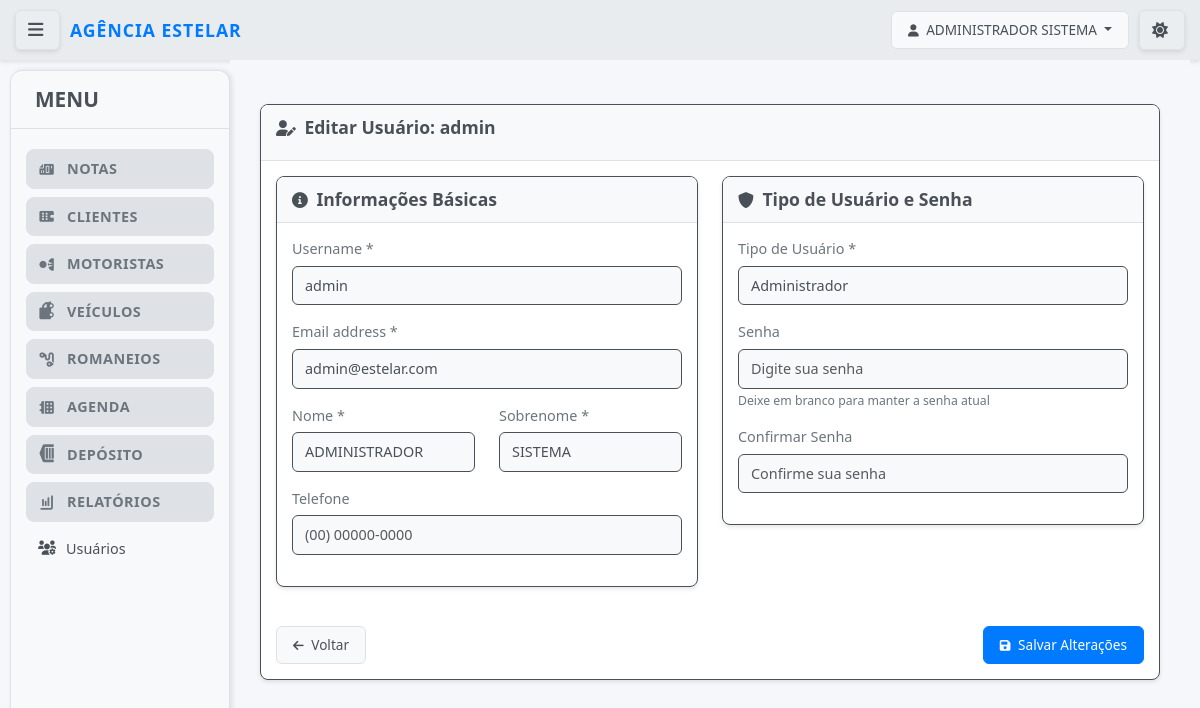
Page /notas/usuarios/editar/1/ (signed in) on the committed database.
### notas/models.py (models this page shows, shortened)
class UpperCaseMixin:
    def save(self, *args, **kwargs):
        for field in self._meta.fields:
            if hasattr(field, 'max_length') and hasattr(self, field.name):
                value = getattr(self, field.name)
                if value and isinstance(value, str):
                    exclude_fields = [
                        'email', 'password', 'username', 'cpf', 'cnpj',
                        'cnh', 'chassi', 'renavam', 'placa', 'cep',
                        'telefone', 'rntrc', 'numero_consulta', 'tipo_usuario',
                        'status'  # Adicionado para não converter status para maiúsculo
                    ]
                    if field.name not in exclude_fields:
                        setattr(self, field.name, value.upper())
        super().save(*args, **kwargs)

class Usuario(UpperCaseMixin, AbstractUser):
    TIPO_USUARIO_CHOICES = [
        ('admin', 'Administrador'),
        ('funcionario', 'Funcionário'),
        ('cliente', 'Cliente'),
    ]
    tipo_usuario = models.CharField(
        max_length=20,
        choices=TIPO_USUARIO_CHOICES,
        default='funcionario',
        verbose_name="Tipo de Usuário"
    )
    cliente = models.ForeignKey(
        Cliente,
        on_delete=models.CASCADE,
        null=True,
        blank=True,
        verbose_name="Cliente Vinculado"
    )
    telefone = models.CharField(max_length=20, blank=True, verbose_name="Telefone")
    ultimo_acesso = models.DateTimeField(null=True, blank=True, verbose_name="Último Acesso")
    REQUIRED_FIELDS = ['email', 'first_name', 'last_name']
    USERNAME_FIELD = 'username'
    is_authenticated = True
    is_anonymous = False
    objects = UsuarioManager()
    class Meta:
        verbose_name = "Usuário"
        verbose_name_plural = "Usuários"
        ordering = ['username']
    def get_full_name(self):
        return f"{self.first_name} {self.last_name}".strip()
    @property
    def is_admin(self):
        return self.tipo_usuario == 'admin'
    @property
    def is_cliente(self):
        return self.tipo_usuario == 'cliente'
    def can_access_funcionalidades(self):
        return self.is_admin or self.is_funcionario

### notas/views.py (the view)
# urls.py: path('usuarios/editar/<int:pk>/', views.editar_usuario, name='editar_usuario'),
@login_required
@user_passes_test(is_admin)
def editar_usuario(request, pk):
    usuario = get_object_or_404(Usuario, pk=pk)
    if request.method == 'POST':
        form = CadastroUsuarioForm(request.POST, instance=usuario)
        if form.is_valid():
            if form.cleaned_data.get('password1'):
                usuario.set_password(form.cleaned_data['password1'])
            form.save()
            messages.success(request, f'Usuário {usuario.username} atualizado com sucesso!')
            return redirect('notas:listar_usuarios')
        else:
            messages.error(request, 'Houve um erro ao atualizar o usuário. Verifique os campos.')
    else:
        form = CadastroUsuarioForm(instance=usuario)
    return render(request, 'notas/auth/editar_usuario.html', {'form': form, 'usuario': usuario})

### notas/models.py (called while the page is built)
    def __str__(self):
        return self.razao_social

### notas/views.py (called while the page is built)
def is_admin(user):
    return user.is_authenticated and user.tipo_usuario == 'admin'

### notas/templates/notas/auth/editar_usuario.html (shortened to what this page needs)
{% extends 'base.html' %}
{% load static %}
{% block content %}
<div class="container mt-4">
            <div class="card">
                <div class="card-header">
                    <h3 class="card-title">
                        <i class="fas fa-user-edit"></i> Editar Usuário: {{ usuario.username }}
                    </h3>
                </div>
                <div class="card-body">
                    <form method="post">
                        <div class="row">
                            <div class="col-md-6">
                                <div class="card">
                                    <div class="card-header">
                                        <h5 class="card-title mb-0">
                                            <i class="fas fa-info-circle"></i> Informações Básicas
                                        </h5>
                                    </div>
                                    <div class="card-body">
                                        <div class="mb-3">
                                            <label for="{{ form.username.id_for_label }}" class="form-label">
                                                {{ form.username.label }} *
                                            </label>
                                            {{ form.username }}
                                        </div>
                                        <div class="mb-3">
                                            <label for="{{ form.email.id_for_label }}" class="form-label">
                                                {{ form.email.label }} *
                                            </label>
                                            {{ form.email }}
                                        </div>
                                        <div class="row">
                                            <div class="col-md-6">
                                                <div class="mb-3">
                                                    <label for="{{ form.first_name.id_for_label }}" class="form-label">
                                                        {{ form.first_name.label }} *
                                                    </label>
                                                    {{ form.first_name }}
                                                </div>
                                            </div>
                                            <div class="col-md-6">
                                                <div class="mb-3">
                                                    <label for="{{ form.last_name.id_for_label }}" class="form-label">
                                                        {{ form.last_name.label }} *
                                                    </label>
                                                    {{ form.last_name }}
                                                </div>
                                            </div>
                                        </div>
                                        <div class="mb-3">
                                            <label for="{{ form.telefone.id_for_label }}" class="form-label">
                                                {{ form.telefone.label }}
                                            </label>
                                            {{ form.telefone }}
                                        </div>
                                    </div>
                                </div>
                            </div>
                            <div class="col-md-6">
                                <div class="card">
                                    <div class="card-header">
                                        <h5 class="card-title mb-0">
                                            <i class="fas fa-shield-alt"></i> Tipo de Usuário e Senha
                                        </h5>
                                    </div>
                                    <div class="card-body">
                                        <div class="mb-3">
                                            <label for="{{ form.tipo_usuario.id_for_label }}" class="form-label">
                                                {{ form.tipo_usuario.label }} *
                                            </label>
                                            {{ form.tipo_usuario }}
                                        </div>
                                        <div class="mb-3">
                                            <label for="{{ form.password1.id_for_label }}" class="form-label">
                                                {{ form.password1.label }}
                                            </label>
                                            {{ form.password1 }}
                                            <small class="form-text text-muted">
                                                Deixe em branco para manter a senha atual
                                            </small>
                                        </div>
                                        <div class="mb-3">
                                            <label for="{{ form.password2.id_for_label }}" class="form-label">
                                                {{ form.password2.label }}
                                            </label>
                                            {{ form.password2 }}
                                        </div>
                                    </div>
                                </div>
                            </div>
                        </div>
                        <div class="d-flex justify-content-between mt-4">
                            <a href="{% url 'notas:listar_usuarios' %}" class="btn btn-secondary">
                                <i class="fas fa-arrow-left"></i> Voltar
                            </a>
                            <button type="submit" class="btn btn-primary">
                                <i class="fas fa-save"></i> Salvar Alterações
                            </button>
                        </div>
                    </form>
                </div>
            </div>
        </div>
    </div>
</div>
{% endblock %}

### templates/base.html (shortened to what this page needs)
{% load static %}
<!DOCTYPE html>
<html lang="pt-BR">
<head>
    <link href="https://cdn.jsdelivr.net/npm/bootstrap@5.3.3/dist/css/bootstrap.min.css" rel="stylesheet">
            <link rel="stylesheet" href="{% static 'css/style.css' %}?v=4.8">
    <link rel="stylesheet" href="https://cdnjs.cloudflare.com/ajax/libs/font-awesome/6.0.0-beta3/css/all.min.css">
</head>
<body class="{% if not user.is_authenticated %}login-page{% endif %}">
    <div class="top-bar">
        {% if user.is_authenticated %}
        <button id="menu-toggle" class="btn btn-outline-light btn-sm menu-toggle-btn" title="Alternar Menu">
            <i class="fas fa-bars"></i>
        </button>
        {% endif %}
                        <div class="logo-container">
                            <a href="{% url 'notas:dashboard' %}" class="logo">Agência Estelar</a>
                        </div>
        <div class="user-area">
            <div class="user-info">
                {% if user.is_authenticated %}
                    <div class="dropdown">
                        <button class="btn btn-outline-light dropdown-toggle" type="button" id="userDropdown" data-bs-toggle="dropdown" aria-expanded="false">
                            <i class="fas fa-user"></i> {{ user.get_full_name|default:user.username }}
                        </button>
                    </div>
                {% else %}
                    <a href="{% url 'notas:login' %}" class="btn btn-outline-light">Login</a>
                {% endif %}
            </div>
            <button id="theme-toggle" class="btn btn-outline-light btn-sm theme-toggle-btn" title="Alternar Tema">
                <i id="theme-icon" class="fas fa-sun"></i>
            </button>
        </div>
    </div>
    <div class="main-wrapper">
        {% if user.is_authenticated %}
               <div class="sidebar">
           <div class="sidebar-header">
               <h3>MENU</h3>
           </div>
            <nav class="sidebar-nav">
                <ul class="nav-menu">
                    {% if user.can_access_funcionalidades %}
                    <li class="nav-group">
                        <div class="nav-group-header">
                            <i class="fas fa-file-invoice"></i>
                            <span>Notas</span>
                        </div>
                    </li>
                    <li class="nav-group">
                        <div class="nav-group-header">
                            <i class="fas fa-building"></i>
                            <span>Clientes</span>
                        </div>
                    </li>
                    <li class="nav-group">
                        <div class="nav-group-header">
                            <i class="fas fa-user-tie"></i>
                            <span>Motoristas</span>
                        </div>
                    </li>
                    <li class="nav-group">
                        <div class="nav-group-header">
                            <i class="fas fa-truck"></i>
                            <span>Veículos</span>
                        </div>
                    </li>
                    <li class="nav-group">
                        <div class="nav-group-header">
                            <i class="fas fa-route"></i>
                            <span>Romaneios</span>
                        </div>
                    </li>
                    {% if user.is_admin %}
                    <li class="nav-group">
                        <div class="nav-group-header">
                            <i class="fas fa-calendar-alt"></i>
                            <span>Agenda</span>
                        </div>
                    </li>
                    {% endif %}
                    <li class="nav-group">
                        <div class="nav-group-header">
                            <i class="fas fa-warehouse"></i>
                            <span>Depósito</span>
                        </div>
                    </li>
                    {% if user.is_admin %}
                    <li class="nav-group">
                        <div class="nav-group-header">
                            <i class="fas fa-chart-bar"></i>
                            <span>Relatórios</span>
                        </div>
                    </li>
                   <li class="nav-item">
                       <a href="{% url 'notas:listar_usuarios' %}">
                           <i class="fas fa-users-cog"></i> Usuários
                       </a>
                   </li>
                    {% endif %}
                    {% endif %}
                </ul>
            </nav>
        </div>
        {% endif %}
        <div class="main-content">
            {% block content %}{% endblock %}
</body>
</html>
</html>

### rows in the picture
Usuario: get_full_name "ADMINISTRADOR SISTEMA", username "admin", email "admin@estelar.com", first_name "ADMINISTRADOR", last_name "SISTEMA", tipo_usuario "Administrador"
